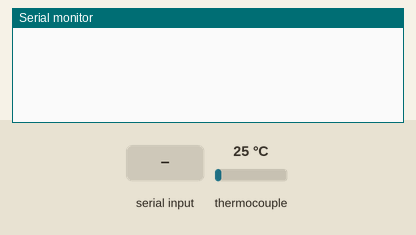
Simulated run of this sketch. Board: Arduino Mega 2560, built with avr-gcc and run on an emulated ATmega2560. Shown: the last lines printed to the serial monitor. Inputs (shaded band) come from the test bench; at power-on: thermocouple 25 °C.

Above: at 1.2 s.
1.3 s: "Temps\n" received over the second serial link
At 2.2 s:
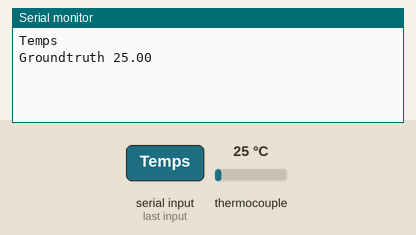
2.8 s: "1\n" received over the second serial link
At 3.2 s:
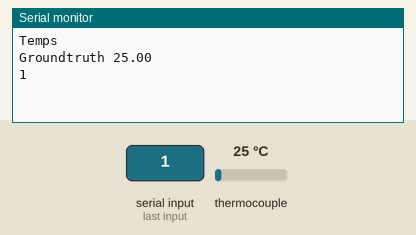

Measured:
- after the input at 1.3 s, the serial monitor: prints a new line at once (image 1)
- after the input at 2.8 s, the serial monitor: prints a new line at once (image 2)

The sketch:

temperature_groundtruth_fw.ino
```cpp
#include <Adafruit_MAX31865.h>

// Use software SPI: CS, DI, DO, CLK
Adafruit_MAX31865 thermo = Adafruit_MAX31865(3, 4, 5, 6);

// The value of the Rref resistor. Use 430.0 for PT100 and 4300.0 for PT1000
#define RREF      430.0
// The 'nominal' 0-degrees-C resistance of the sensor
// 100.0 for PT100, 1000.0 for PT1000
#define RNOMINAL  100.0


void setup() {
    Serial.begin(115200);
    Serial1.begin(9600);
    thermo.begin(MAX31865_3WIRE);  // set to 2WIRE or 4WIRE as necessary

}

void loop() {


  uint8_t fault = thermo.readFault();
  if (fault) {
    Serial.print("Fault 0x"); Serial.println(fault, HEX);
    if (fault & MAX31865_FAULT_HIGHTHRESH) {
      Serial.println("RTD High Threshold");
    }
    if (fault & MAX31865_FAULT_LOWTHRESH) {
      Serial.println("RTD Low Threshold");
    }
    if (fault & MAX31865_FAULT_REFINLOW) {
      Serial.println("REFIN- > 0.85 x Bias");
    }
    if (fault & MAX31865_FAULT_REFINHIGH) {
      Serial.println("REFIN- < 0.85 x Bias - FORCE- open");
    }
    if (fault & MAX31865_FAULT_RTDINLOW) {
      Serial.println("RTDIN- < 0.85 x Bias - FORCE- open");
    }
    if (fault & MAX31865_FAULT_OVUV) {
      Serial.println("Under/Over voltage");
    }
    thermo.clearFault();
  }

    String s;
    if (Serial1.available()) {
        s = Serial1.readStringUntil('\n');
        Serial.println(s);
    }

    if (s.indexOf("Temps") >= 0) {
        Serial.print("Groundtruth ");
        Serial.println(thermo.temperature(RNOMINAL, RREF));
    }
}
```
